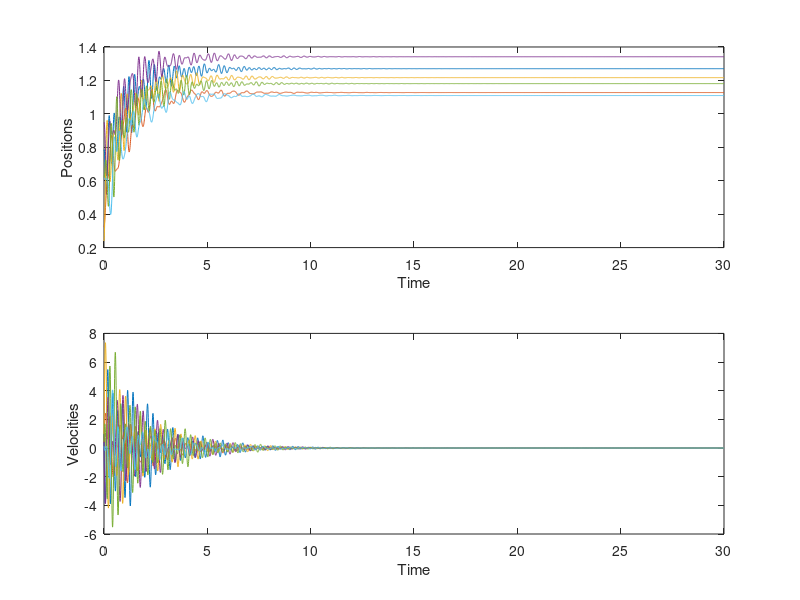
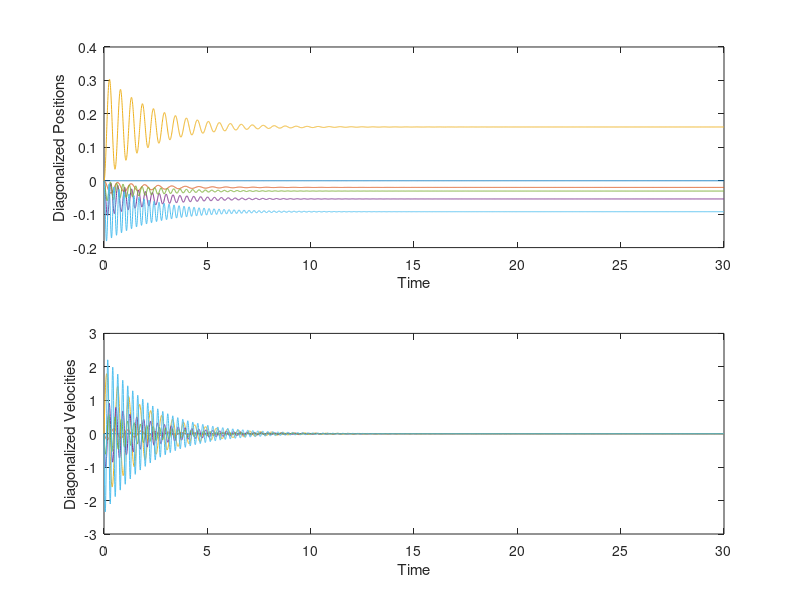
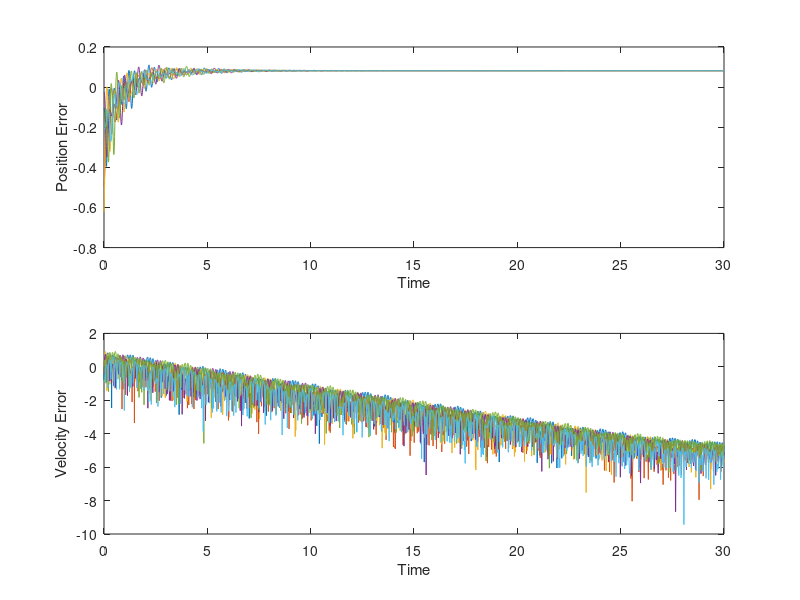

The MATLAB script that drew these images, in order:
clear; clc; close all;
%
% Consider n coupled second order dynamics 
% d^2 xi/dt^2 = -gamma dxi/dt + SUM_j A(i,j) * (x(j)-x(i)) + Pi;
%
% To use ode45, we convert the n second order equations 2n first order equations 


% Dimension of the system 
n = 6;

KOUPLING=140;

% Create a (random) matrix 

A =  zeros(2,2);

A(1,2)=KOUPLING;
A(2,1)=KOUPLING;

A(1,3)=KOUPLING;
A(3,1)=KOUPLING;

A(1,5)=KOUPLING;
A(5,1)=KOUPLING;

A(4,3)=KOUPLING;
A(3,4)=KOUPLING;

A(4,5)=KOUPLING;
A(5,4)=KOUPLING;

A(6,5)=KOUPLING;
A(5,6)=KOUPLING;

% Create the Laplacian
L = diag(sum(A,2)) - A;

[V,Lambda] = eig(L);

% Damping
gamma = 0.9;

% Forcing vector 
P = zeros(n,1);
P(1)= 40;
P(2)= -20;
P(3)= -25;
P(4)= 40;
P(5)= -25;
P(6)= -10;
% Perform diagonalization
[V,Lambda] = eig(L);

lookat=[zeros(n), eye(n); -L, -gamma*eye(n)];

% Define the linear, second order, dynamics
%
% [ dx/dt ] = [  O     I    ] [ x ]
% [ dv/dt ] = [ -L -gamma*I ] [ v ]
%
linear_dynamics = @(t,x) [zeros(n), eye(n); -L, -gamma*eye(n)] * x + [zeros(n,1); P];

% Random initial conditions
x0 = rand(2*n,1);

% Run ode45 
[T,X] = ode45(linear_dynamics, [0,30], x0);

% Make some plots
figure(1)
title('Coupled Dynamics');
subplot(2,1,1)
plot(T,X(:,1:n))
xlabel('Time')
ylabel('Positions')

subplot(2,1,2)
plot(T,X(:,n+1:2*n))
xlabel('Time')
ylabel('Velocities')

% Run the diagonalized dynamics
%
%  To diagonalize, pre-multiply by [ inv(V)   O_n   ]
%                                  [  O_n    inv(V) ]
%
Q = V \ P;
diagonalized_dynamics = @(t,x) [zeros(n), eye(n); -Lambda, -gamma*eye(n)] * x + [zeros(n,1); eye(n)*Q];

% Run ode45 for diagonalized dynamics
y0 = zeros(1,2*n);
%y0 = [V, zeros(n); zeros(n), V] \ x0
[T, Y] = ode45(diagonalized_dynamics, T, y0);

figure(2)
title('Diagonalized Dynamics');
subplot(2,1,1);
plot(T,Y(:,1:n));
xlabel('Time');
ylabel('Diagonalized Positions');

subplot(2,1,2);
plot(T,Y(:,1+n:2*n))
xlabel('Time');
ylabel('Diagonalized Velocities');

%
% Demonstrate that we can map Y back to X, xmapped = V*Y
%

xmapped = transpose([V, zeros(n); zeros(n), V] * transpose(Y));

% Define the error to be |xi - (Vy)i]
err = abs(X - xmapped);

figure(3)
title('Numerical Error Introduced by Diagonalization');
subplot(2,1,1)
plot(T,log10(err(:,1:n)));
xlabel('Time');
ylabel('Position Error');

subplot(2,1,2);
plot(T,log10(err(:,1+n:2*n)));
xlabel('Time')
ylabel('Velocity Error');